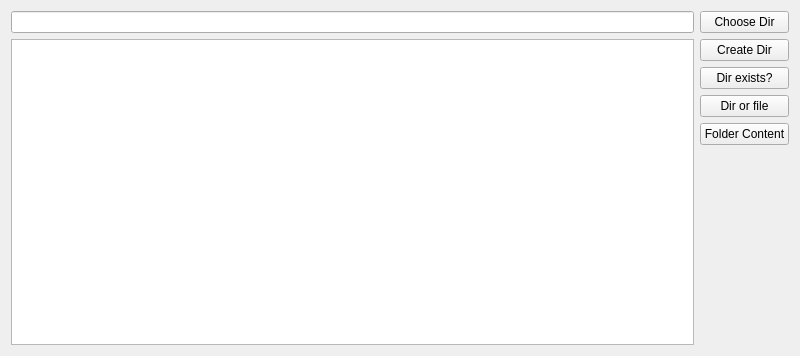
<?xml version="1.0" encoding="UTF-8"?>
<ui version="4.0">
 <class>Widget</class>
 <widget class="QWidget" name="Widget">
  <property name="geometry">
   <rect>
    <x>0</x>
    <y>0</y>
    <width>800</width>
    <height>356</height>
   </rect>
  </property>
  <property name="windowTitle">
   <string>Widget</string>
  </property>
  <layout class="QHBoxLayout" name="horizontalLayout">
   <item>
    <layout class="QVBoxLayout" name="verticalLayout">
     <item>
      <widget class="QLineEdit" name="lineEdit"/>
     </item>
     <item>
      <widget class="QListWidget" name="listWidget"/>
     </item>
    </layout>
   </item>
   <item>
    <layout class="QVBoxLayout" name="verticalLayout_2">
     <item>
      <widget class="QPushButton" name="chooseDirButton">
       <property name="text">
        <string>Choose Dir</string>
       </property>
      </widget>
     </item>
     <item>
      <widget class="QPushButton" name="createDirButton">
       <property name="text">
        <string>Create Dir</string>
       </property>
      </widget>
     </item>
     <item>
      <widget class="QPushButton" name="existsDirButton">
       <property name="text">
        <string>Dir exists?</string>
       </property>
      </widget>
     </item>
     <item>
      <widget class="QPushButton" name="dirOrFileButton">
       <property name="text">
        <string>Dir or file</string>
       </property>
      </widget>
     </item>
     <item>
      <widget class="QPushButton" name="folderContentButton">
       <property name="text">
        <string>Folder Content</string>
       </property>
      </widget>
     </item>
     <item>
      <spacer name="verticalSpacer">
       <property name="orientation">
        <enum>Qt::Vertical</enum>
       </property>
       <property name="sizeHint" stdset="0">
        <size>
         <width>20</width>
         <height>40</height>
        </size>
       </property>
      </spacer>
     </item>
    </layout>
   </item>
  </layout>
 </widget>
 <resources/>
 <connections/>
</ui>
